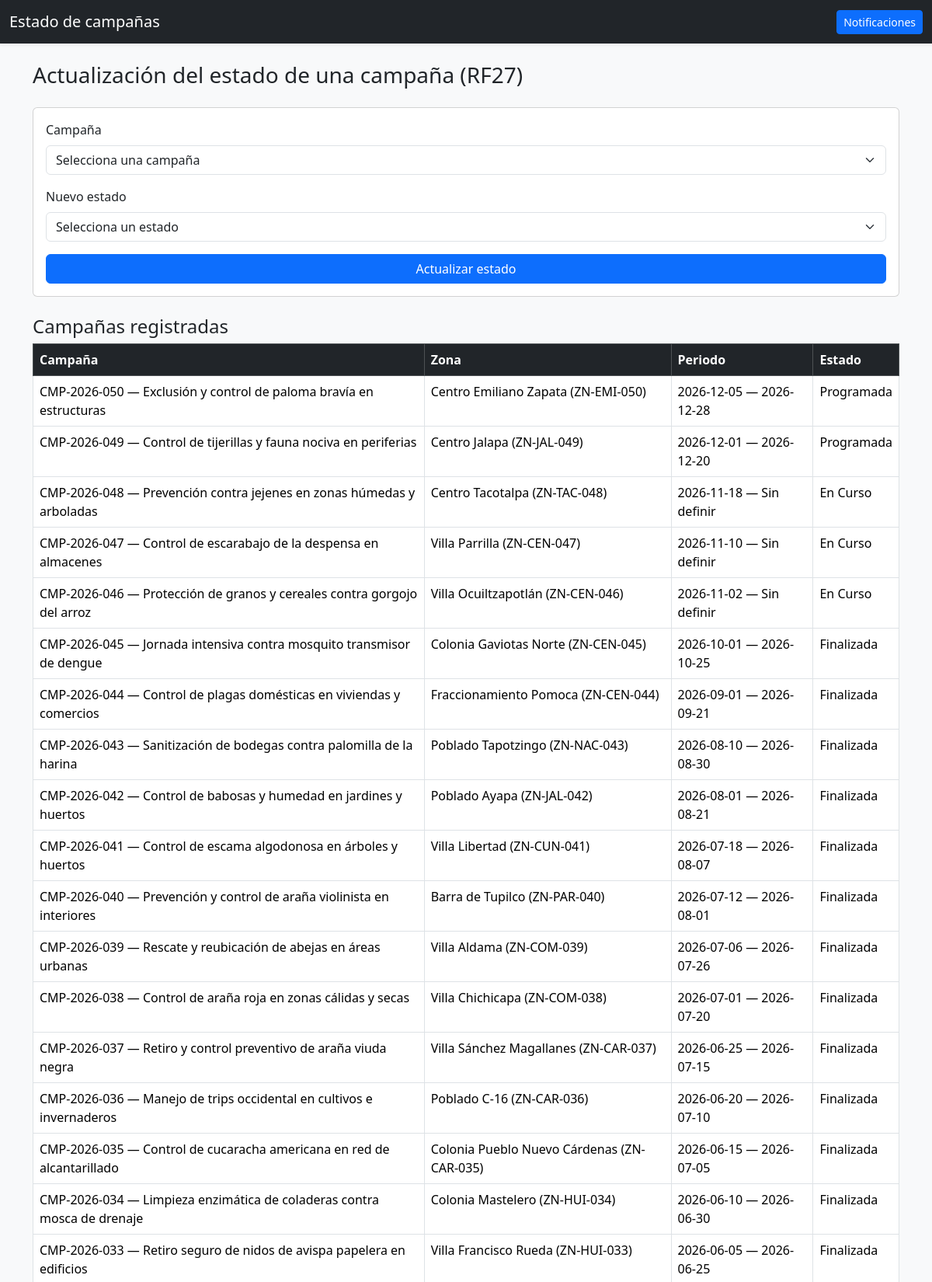
/index.php?modulo=estado_campana (signed in, upper part), run on the app's committed database.
### tables this page shows
CREATE TABLE `campanas` (
  `IdCampana` int(11) NOT NULL AUTO_INCREMENT,
  `CodigoCampana` varchar(50) NOT NULL,
  `NombreCampana` varchar(150) NOT NULL,
  `IdZona` int(11) NOT NULL,
  `FechaInicio` date NOT NULL,
  `FechaFin` date DEFAULT NULL,
  `Estado` enum('Programada','En Curso','Finalizada','Cancelada') DEFAULT 'Programada',
  PRIMARY KEY (`IdCampana`),
  UNIQUE KEY `CodigoCampana` (`CodigoCampana`),
  KEY `fk_campana_zona` (`IdZona`),
  CONSTRAINT `fk_campana_zona` FOREIGN KEY (`IdZona`) REFERENCES `zonas` (`IdZona`) ON UPDATE CASCADE
);

CREATE TABLE `zonas` (
  `IdZona` int(11) NOT NULL AUTO_INCREMENT,
  `CodigoZona` varchar(20) NOT NULL,
  `NombreZona` varchar(150) NOT NULL,
  `Municipio` varchar(100) NOT NULL,
  `Referencias` text NOT NULL,
  `Latitud` decimal(10,8) DEFAULT NULL,
  `Longitud` decimal(11,8) DEFAULT NULL,
  `Estado` enum('Activa','Inactiva') DEFAULT 'Activa',
  `FechaRegistro` timestamp NULL DEFAULT current_timestamp(),
  PRIMARY KEY (`IdZona`),
  UNIQUE KEY `CodigoZona` (`CodigoZona`)
);

### controllers/super/controller.estado_campana.php (called while the page is built, shortened)
<?php
require_once MODEL_PATH . 'admin/model.campana.php';
$modeloCampana = new ModelCampana($conexion);
$resultadoCampanas = $modeloCampana->obtenerCampanas();
$campanas = $resultadoCampanas->fetch_all(MYSQLI_ASSOC);
require_once VIEW_PATH . 'super/estado_campana.php';

### resources/class/class.permissions.php (called while the page is built, shortened)
<?php
final class PermissionPolicy
{
    public static function governs($module)
    {
        return is_string($module)
            && !in_array($module, self::UNMANAGED_MODULES, true);
    }
    public static function can($role, $module, $action)
    {
        $module = self::canonicalModule($module);
        return isset(self::ROLE_ACTIONS[$role])
            && in_array($action, self::ROLE_ACTIONS[$role], true);
    }
    private static function canonicalModule($module)
    {
        return self::MODULE_ALIASES[$module] ?? $module;
    }
}
function appCan($module, $action)
{
    return PermissionPolicy::can(
        $_SESSION['rol'] ?? '',
        $module,
        $action
    );
}

### models/admin/model.campana.php (called while the page is built, shortened)
<?php
class ModelCampana {
    private $conexion;
    public function __construct($conexion) {
        $this->conexion = $conexion;
    }
    public function obtenerCampanas() {
        $query = "SELECT c.IdCampana, c.CodigoCampana, c.NombreCampana, c.FechaInicio, c.FechaFin, c.Estado,
                         z.CodigoZona, z.NombreZona
                  FROM Campanas c
                  INNER JOIN Zonas z ON c.IdZona = z.IdZona
                  ORDER BY c.IdCampana DESC";
        return $this->conexion->query($query);
    }
}
?>

### views/super/estado_campana.php (the view, shortened to what this page needs)
<!DOCTYPE html>
<html lang="es">
<head>
    <link href="https://cdn.jsdelivr.net/npm/bootstrap@5.3.8/dist/css/bootstrap.min.css" rel="stylesheet">
</head>
<body class="bg-light">
    <nav class="navbar navbar-expand-lg navbar-dark bg-dark shadow-sm mb-4">
        <div class="container-fluid">
            <a class="navbar-brand" href="#">Estado de campañas</a>
            <a href="index.php?modulo=notificaciones" class="btn btn-primary btn-sm">Notificaciones</a>
        </div>
    </nav>
    <main class="container">
        <h1 class="h3 mb-4">Actualización del estado de una campaña (RF27)</h1>
        <?php if (appCan('estado_campana', 'modificar')): ?>
            <form action="index.php" method="POST" class="card card-body mb-4">
                <div class="mb-3">
                    <label class="form-label" for="id_campana">Campaña</label>
                    <select class="form-select" id="id_campana" name="id_campana" required>
                        <option value="">Selecciona una campaña</option>
                    </select>
                </div>
                <div class="mb-3">
                    <label class="form-label" for="estado_campana">Nuevo estado</label>
                    <select class="form-select" id="estado_campana" name="estado_campana" required>
                        <option value="">Selecciona un estado</option>
                    </select>
                </div>
                <button type="submit" class="btn btn-primary">Actualizar estado</button>
            </form>
        <?php endif; ?>
        <h2 class="h4">Campañas registradas</h2>
        <div class="table-responsive">
            <table class="table table-bordered table-hover bg-white">
                <thead class="table-dark">
                    <tr><th>Campaña</th><th>Zona</th><th>Periodo</th><th>Estado</th></tr>
                </thead>
                <tbody>
                    <?php if ($campanas): ?>
                        <?php foreach ($campanas as $campana): ?>
                            <tr>
                                <td><?= htmlspecialchars($campana['CodigoCampana'] . ' — ' . $campana['NombreCampana'], ENT_QUOTES, 'UTF-8') ?></td>
                                <td><?= htmlspecialchars($campana['NombreZona'] . ' (' . $campana['CodigoZona'] . ')', ENT_QUOTES, 'UTF-8') ?></td>
                                <td><?= htmlspecialchars($campana['FechaInicio'] . ' — ' . ($campana['FechaFin'] ?? 'Sin definir'), ENT_QUOTES, 'UTF-8') ?></td>
                                <td><?= htmlspecialchars($campana['Estado'], ENT_QUOTES, 'UTF-8') ?></td>
                            </tr>
                        <?php endforeach; ?>
                    <?php else: ?>
                        <tr><td colspan="4">No hay campañas registradas.</td></tr>
                    <?php endif; ?>
                </tbody>
            </table>
        </div>
    </main>
</body>
</html>

### data on the page
campanas: CodigoCampana+NombreCampana "CMP-2026-050 — Exclusión y control de paloma bravía en estructuras", IdZona.CodigoZona "Centro Emiliano Zapata (ZN-EMI-050)", FechaInicio+FechaFin "2026-12-05 — 2026-12-28", Estado "Programada"
campanas: CodigoCampana+NombreCampana "CMP-2026-049 — Control de tijerillas y fauna nociva en periferias", IdZona.CodigoZona "Centro Jalapa (ZN-JAL-049)", FechaInicio+FechaFin "2026-12-01 — 2026-12-20", Estado "Programada"
campanas: CodigoCampana+NombreCampana "CMP-2026-048 — Prevención contra jejenes en zonas húmedas y arboladas", IdZona.CodigoZona "Centro Tacotalpa (ZN-TAC-048)", FechaInicio+FechaFin "2026-11-18 — Sin definir", Estado "En Curso"
campanas: CodigoCampana+NombreCampana "CMP-2026-047 — Control de escarabajo de la despensa en almacenes", IdZona.CodigoZona "Villa Parrilla (ZN-CEN-047)", FechaInicio+FechaFin "2026-11-10 — Sin definir", Estado "En Curso"
campanas: CodigoCampana+NombreCampana "CMP-2026-046 — Protección de granos y cereales contra gorgojo del arroz", IdZona.CodigoZona "Villa Ocuiltzapotlán (ZN-CEN-046)", FechaInicio+FechaFin "2026-11-02 — Sin definir", Estado "En Curso"
campanas: CodigoCampana+NombreCampana "CMP-2026-045 — Jornada intensiva contra mosquito transmisor de dengue", IdZona.CodigoZona "Colonia Gaviotas Norte (ZN-CEN-045)", FechaInicio+FechaFin "2026-10-01 — 2026-10-25", Estado "Finalizada"
campanas: CodigoCampana+NombreCampana "CMP-2026-044 — Control de plagas domésticas en viviendas y comercios", IdZona.CodigoZona "Fraccionamiento Pomoca (ZN-CEN-044)", FechaInicio+FechaFin "2026-09-01 — 2026-09-21", Estado "Finalizada"
campanas: CodigoCampana+NombreCampana "CMP-2026-043 — Sanitización de bodegas contra palomilla de la harina", IdZona.CodigoZona "Poblado Tapotzingo (ZN-NAC-043)", FechaInicio+FechaFin "2026-08-10 — 2026-08-30", Estado "Finalizada"
campanas: CodigoCampana+NombreCampana "CMP-2026-042 — Control de babosas y humedad en jardines y huertos", IdZona.CodigoZona "Poblado Ayapa (ZN-JAL-042)", FechaInicio+FechaFin "2026-08-01 — 2026-08-21", Estado "Finalizada"
campanas: CodigoCampana+NombreCampana "CMP-2026-041 — Control de escama algodonosa en árboles y huertos", IdZona.CodigoZona "Villa Libertad (ZN-CUN-041)", FechaInicio+FechaFin "2026-07-18 — 2026-08-07", Estado "Finalizada"
campanas: CodigoCampana+NombreCampana "CMP-2026-040 — Prevención y control de araña violinista en interiores", IdZona.CodigoZona "Barra de Tupilco (ZN-PAR-040)", FechaInicio+FechaFin "2026-07-12 — 2026-08-01", Estado "Finalizada"
campanas: CodigoCampana+NombreCampana "CMP-2026-039 — Rescate y reubicación de abejas en áreas urbanas", IdZona.CodigoZona "Villa Aldama (ZN-COM-039)", FechaInicio+FechaFin "2026-07-06 — 2026-07-26", Estado "Finalizada"
campanas: CodigoCampana+NombreCampana "CMP-2026-038 — Control de araña roja en zonas cálidas y secas", IdZona.CodigoZona "Villa Chichicapa (ZN-COM-038)", FechaInicio+FechaFin "2026-07-01 — 2026-07-20", Estado "Finalizada"
campanas: CodigoCampana+NombreCampana "CMP-2026-037 — Retiro y control preventivo de araña viuda negra", IdZona.CodigoZona "Villa Sánchez Magallanes (ZN-CAR-037)", FechaInicio+FechaFin "2026-06-25 — 2026-07-15", Estado "Finalizada"
campanas: CodigoCampana+NombreCampana "CMP-2026-036 — Manejo de trips occidental en cultivos e invernaderos", IdZona.CodigoZona "Poblado C-16 (ZN-CAR-036)", FechaInicio+FechaFin "2026-06-20 — 2026-07-10", Estado "Finalizada"
campanas: CodigoCampana+NombreCampana "CMP-2026-035 — Control de cucaracha americana en red de alcantarillado", IdZona.CodigoZona "Colonia Pueblo Nuevo Cárdenas (ZN-CAR-035)", FechaInicio+FechaFin "2026-06-15 — 2026-07-05", Estado "Finalizada"
campanas: CodigoCampana+NombreCampana "CMP-2026-034 — Limpieza enzimática de coladeras contra mosca de drenaje", IdZona.CodigoZona "Colonia Mastelero (ZN-HUI-034)", FechaInicio+FechaFin "2026-06-10 — 2026-06-30", Estado "Finalizada"
campanas: CodigoCampana+NombreCampana "CMP-2026-033 — Retiro seguro de nidos de avispa papelera en edificios", IdZona.CodigoZona "Villa Francisco Rueda (ZN-HUI-033)", FechaInicio+FechaFin "2026-06-05 — 2026-06-25", Estado "Finalizada"
